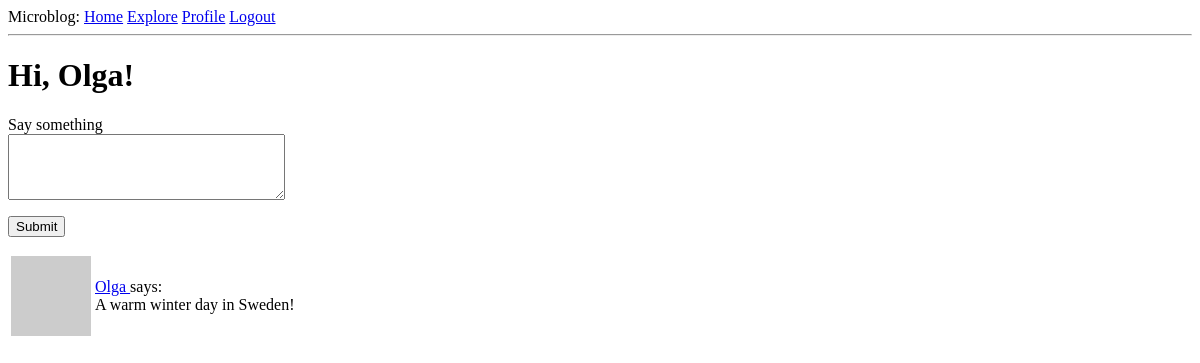
Before: /index (signed in) with the older database file.
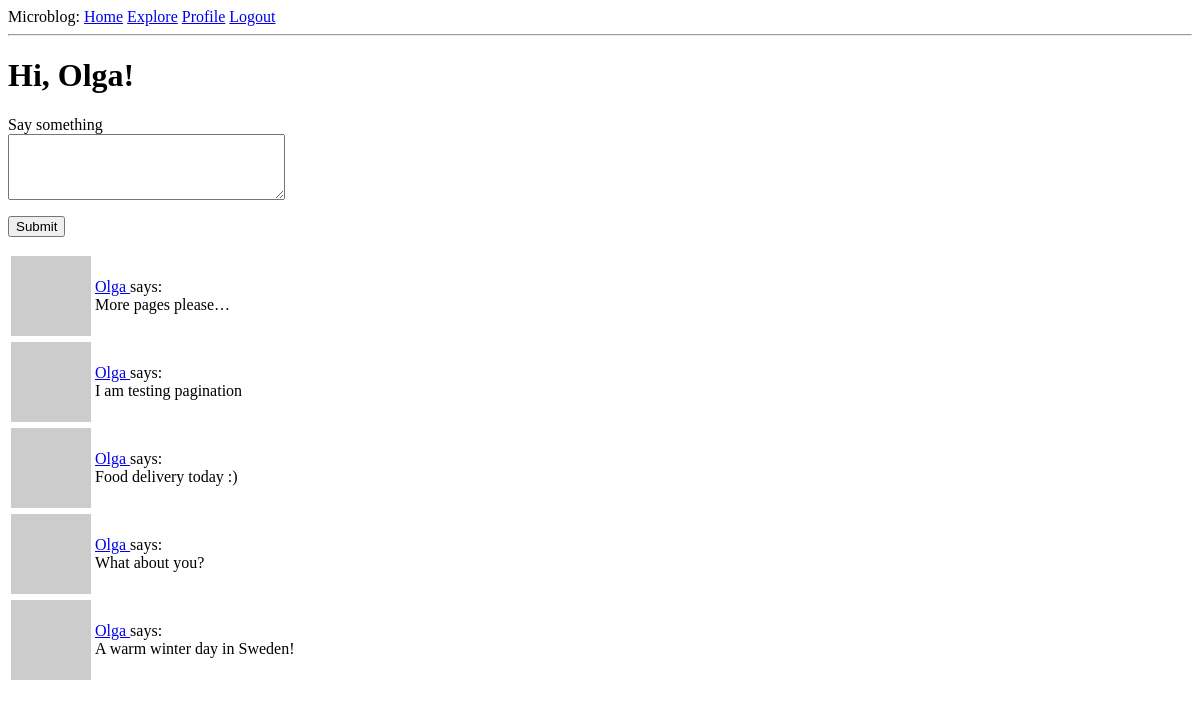
After: the same page with the newer database file.
### app/models.py (models this page shows, shortened)
class Post(db.Model):
    id = db.Column(db.Integer, primary_key=True)
    body = db.Column(db.String(140))
    timestamp = db.Column(db.DateTime, index=True, default=datetime.utcnow)
    user_id = db.Column(db.Integer, db.ForeignKey('user.id'))

class User(UserMixin, db.Model):
    id = db.Column(db.Integer, primary_key=True)
    username = db.Column(db.String(64), index=True, unique=True)
    email = db.Column(db.String(120), index=True, unique=True)
    password_hash = db.Column(db.String(128))
    about_me = db.Column(db.String(140))
    last_seen = db.Column(db.DateTime, default=datetime.utcnow)
    posts = db.relationship('Post', backref='author', lazy='dynamic')
    followed = db.relationship(
        'User', secondary=followers,
        primaryjoin=(followers.c.follower_id == id),
        secondaryjoin=(followers.c.followed_id == id),
        backref=db.backref('followers', lazy='dynamic'), lazy='dynamic')
    def avatar(self, size):
        digest =  md5(self.email.lower().encode('utf-8')).hexdigest()
        return f'https://www.gravatar.com/avatar/{digest}?d=identicon&s={size}'
    def followed_posts(self):
        followed = Post.query.join(
            followers, (followers.c.followed_id == Post.user_id)).filter(
                followers.c.follower_id == self.id)
        own = Post.query.filter_by(user_id=self.id)
        return followed.union(own).order_by(Post.timestamp.desc())

### app/routes.py (the view)
@app.route('/', methods=['GET', 'POST'])
@app.route('/index', methods=['GET', 'POST'])
@login_required
def index():
    form = PostForm()
    if form.validate_on_submit():
        post = Post(body=form.post.data, author=current_user)
        db.session.add(post)
        db.session.commit()
        flash('Your post is now live!')
        return redirect(url_for('index'))
    page = request.args.get('page', 1, type=int)
    posts = current_user.followed_posts().paginate(page, app.config['POSTS_PER_PAGE'], False)
    next_url = url_for('index', page=posts.next_num) \
        if posts.has_next else None
    prev_url = url_for('index', page=posts.prev_num) \
        if posts.has_prev else None
    return render_template('index.html', title='Home', form=form,
                           posts=posts.items, next_url=next_url,
                           prev_url=prev_url)

### app/forms.py
class PostForm(FlaskForm):
    post = TextAreaField('Say something', validators=[
        DataRequired(), Length(min=1, max=140)])
    submit = SubmitField('Submit')

### app/models.py (called while the page is built)
@login.user_loader
def load_user(id):
    return User.query.get(int(id))

### app/routes.py (called while the page is built)
@app.before_request
def before_request():
    if current_user.is_authenticated:
        current_user.last_seen = datetime.utcnow()
        db.session.commit()

### app/templates/index.html (shortened to what this page needs)
{% extends "base.html" %}
{% block content %}
    <h1>Hi, {{ current_user.username }}!</h1>
    {% if form %}
        <form action="" method='post'>
            <p>
                {{ form.post.label }}<br>
                {{ form.post(cols=32, rows=4) }}<br>
            </p>
            <p>
                {{ form.submit( )}}
            </p>
        </form>
    {% endif %}
    {% for post in posts %}
        {% include '_post.html' %}
    {% endfor %}
{% endblock %}

### app/templates/_post.html
<table>
    <tr valilgn="top">
        <td><img src="{{ post.author.avatar(36) }}"</td>
        <td>
            <a href="{{ url_for('user', username=post.author.username) }}">
                {{ post.author.username }}
            </a>
            says:<br>{{ post.body }}
        </td>
    </tr>
</table>

Changed rows visible on the page:
added Post: author.username "Olga", body "More pages please…"
added Post: author.username "Olga", body "I am testing pagination"
added Post: author.username "Olga", body "Food delivery today :)"
added Post: author.username "Olga", body "What about you?"
